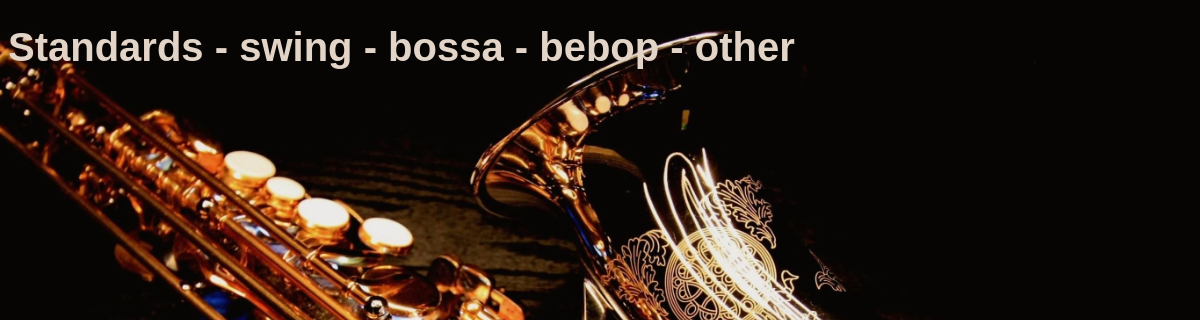
Before: /other with the older database file.
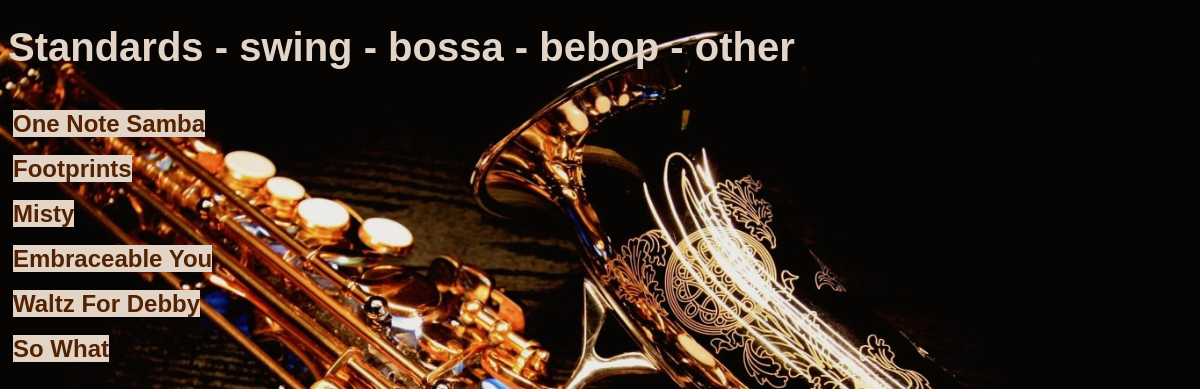
After: the same page with the newer database file.
### tables this page shows
CREATE TABLE song (id INTEGER PRIMARY KEY AUTOINCREMENT, name TEXT, info INTEGER REFERENCES info (id), feel INTEGER REFERENCES feel (id));

### testsog/routes.py (the view)
@app.route('/other')
def feels():
    conn = sqlite3.connect('song.db')
    cur = conn.cursor()
    cur.execute('SELECT * FROM song WHERE feel=4 ')
    results = cur.fetchall()
    print (results)
    return render_template('other.html',results=results)

### testsog/templates/other.html
{% extends "layout.html"%}
{% block contents %}
{% for item in results %}
<div class="middlebit">
    <h2><a class="link" href="/stand/{{item[0]}}">
        {{item[1]}}
    </a></h2>
</div>
{% endfor %}
{% endblock %}

Changed rows visible on the page:
added song: name "One Note Samba"
added song: name "Footprints"
added song: name "Misty"
added song: name "Embraceable You"
added song: name "Waltz For Debby"
added song: name "So What"
